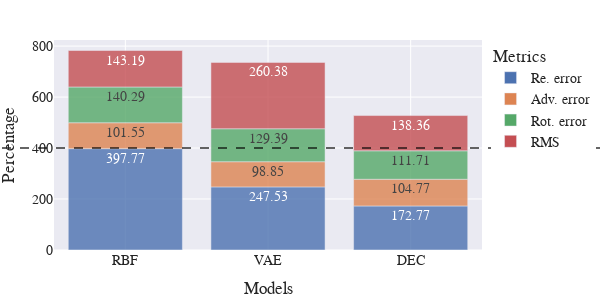

The code cell stored with this chart in its notebook:
### Code cell
keys = list(comp_df.keys())
x = [k for k in keys for i in range(4)]
y = []
for k in keys:
    y += [comp_df[k][metric][0][0] for metric in METRICS]
df_formatted = dict(Models=x, Percentage=y, Metrics=METRICS_RENAME*len(keys))
fig = plot_bar(results=df_formatted, title="Generation performance of FC-CAT compared to FC-IN", 
        width=600, add_hline=True, annotation_text="")
save_plot(fig, "img/ref/FC-IN_vs_FC-CAT.svg")
fig.show()

### Figure 1 — Plotly figure (JSON) as saved in the notebook; plotly's stock layout.template omitted (floating-point values rounded to 4 significant figures)
{"data": [{"alignmentgroup": "True", "hovertemplate": "Metrics=Re. error<br>Models=%{x}<br>Percentage=%{text}<extra></extra>", "legendgroup": "Re. error", "marker": {"color": "rgb(76,114,176)", "opacity": 0.8, "pattern": {"shape": ""}}, "name": "Re. error", "offsetgroup": "Re. error", "orientation": "v", "showlegend": true, "text": [397.8, 247.5, 172.8], "textposition": "auto", "type": "bar", "x": ["RBF", "VAE", "DEC"], "xaxis": "x", "y": [397.8, 247.5, 172.8], "yaxis": "y"}, {"alignmentgroup": "True", "hovertemplate": "Metrics=Adv. error<br>Models=%{x}<br>Percentage=%{text}<extra></extra>", "legendgroup": "Adv. error", "marker": {"color": "rgb(221,132,82)", "opacity": 0.8, "pattern": {"shape": ""}}, "name": "Adv. error", "offsetgroup": "Adv. error", "orientation": "v", "showlegend": true, "text": [101.5, 98.85, 104.8], "textposition": "auto", "type": "bar", "x": ["RBF", "VAE", "DEC"], "xaxis": "x", "y": [101.5, 98.85, 104.8], "yaxis": "y"}, {"alignmentgroup": "True", "hovertemplate": "Metrics=Rot. error<br>Models=%{x}<br>Percentage=%{text}<extra></extra>", "legendgroup": "Rot. error", "marker": {"color": "rgb(85,168,104)", "opacity": 0.8, "pattern": {"shape": ""}}, "name": "Rot. error", "offsetgroup": "Rot. error", "orientation": "v", "showlegend": true, "text": [140.3, 129.4, 111.7], "textposition": "auto", "type": "bar", "x": ["RBF", "VAE", "DEC"], "xaxis": "x", "y": [140.3, 129.4, 111.7], "yaxis": "y"}, {"alignmentgroup": "True", "hovertemplate": "Metrics=RMS<br>Models=%{x}<br>Percentage=%{text}<extra></extra>", "legendgroup": "RMS", "marker": {"color": "rgb(196,78,82)", "opacity": 0.8, "pattern": {"shape": ""}}, "name": "RMS", "offsetgroup": "RMS", "orientation": "v", "showlegend": true, "text": [143.2, 260.4, 138.4], "textposition": "auto", "type": "bar", "x": ["RBF", "VAE", "DEC"], "xaxis": "x", "y": [143.2, 260.4, 138.4], "yaxis": "y"}], "layout": {"annotations": [{"showarrow": false, "text": "", "x": 0.5, "xanchor": "center", "xref": "x domain", "y": 400, "yanchor": "bottom", "yref": "y"}], "barmode": "relative", "font": {"family": "Serif", "size": 14}, "height": 300, "legend": {"title": {"text": "Metrics"}, "tracegroupgap": 0}, "margin": {"b": 5, "l": 5, "r": 5, "t": 40}, "shapes": [{"line": {"color": "black", "dash": "dash", "width": 2}, "opacity": 0.6, "type": "line", "x0": -0.5, "x1": 2.5, "xref": "x domain", "y0": 400, "y1": 400, "yref": "y"}], "width": 600, "xaxis": {"anchor": "y", "domain": [0, 1], "title": {"text": "Models"}}, "yaxis": {"anchor": "x", "domain": [0, 1], "title": {"text": "Percentage"}}}}
